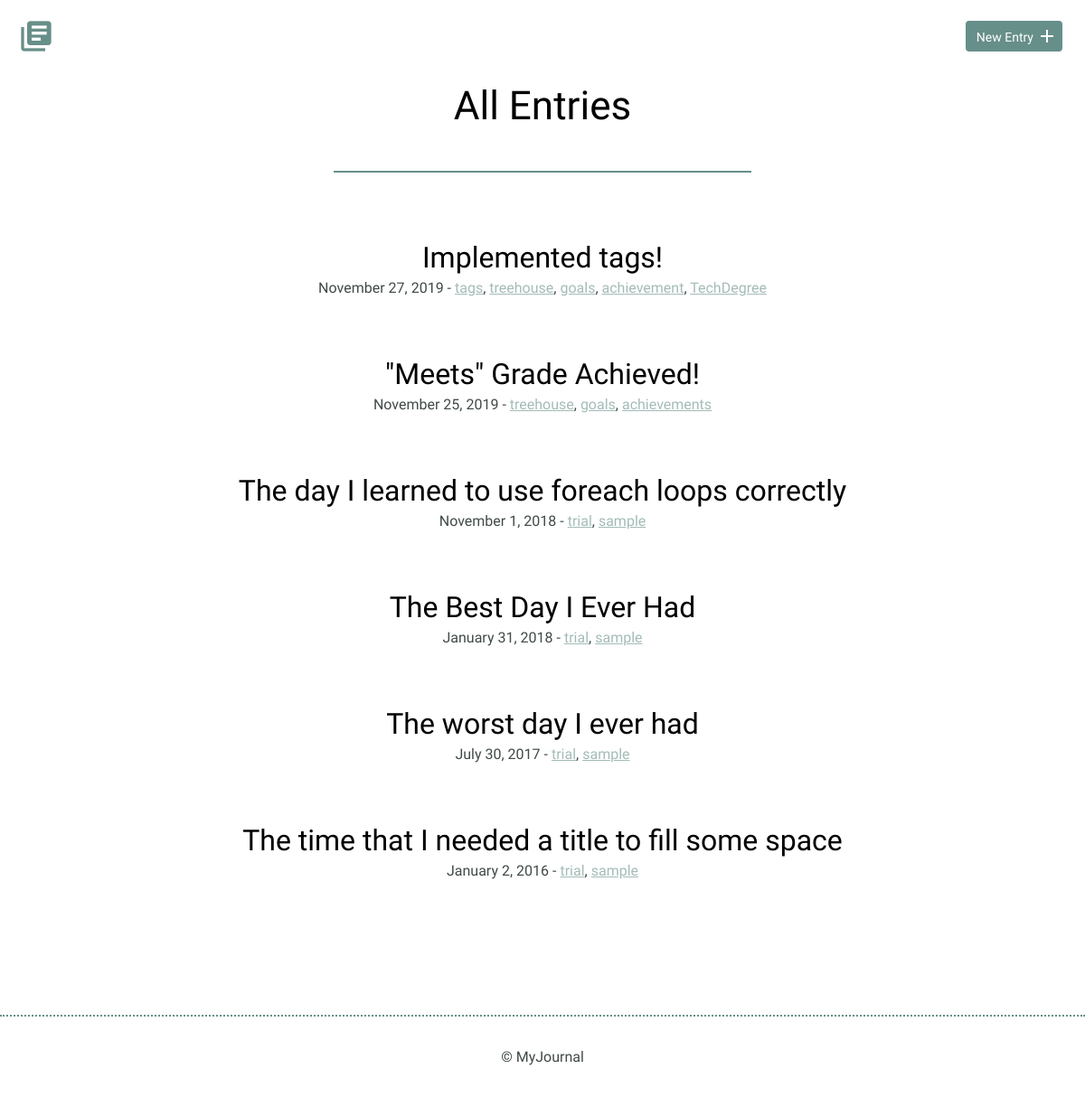
Before: / with the older database file.
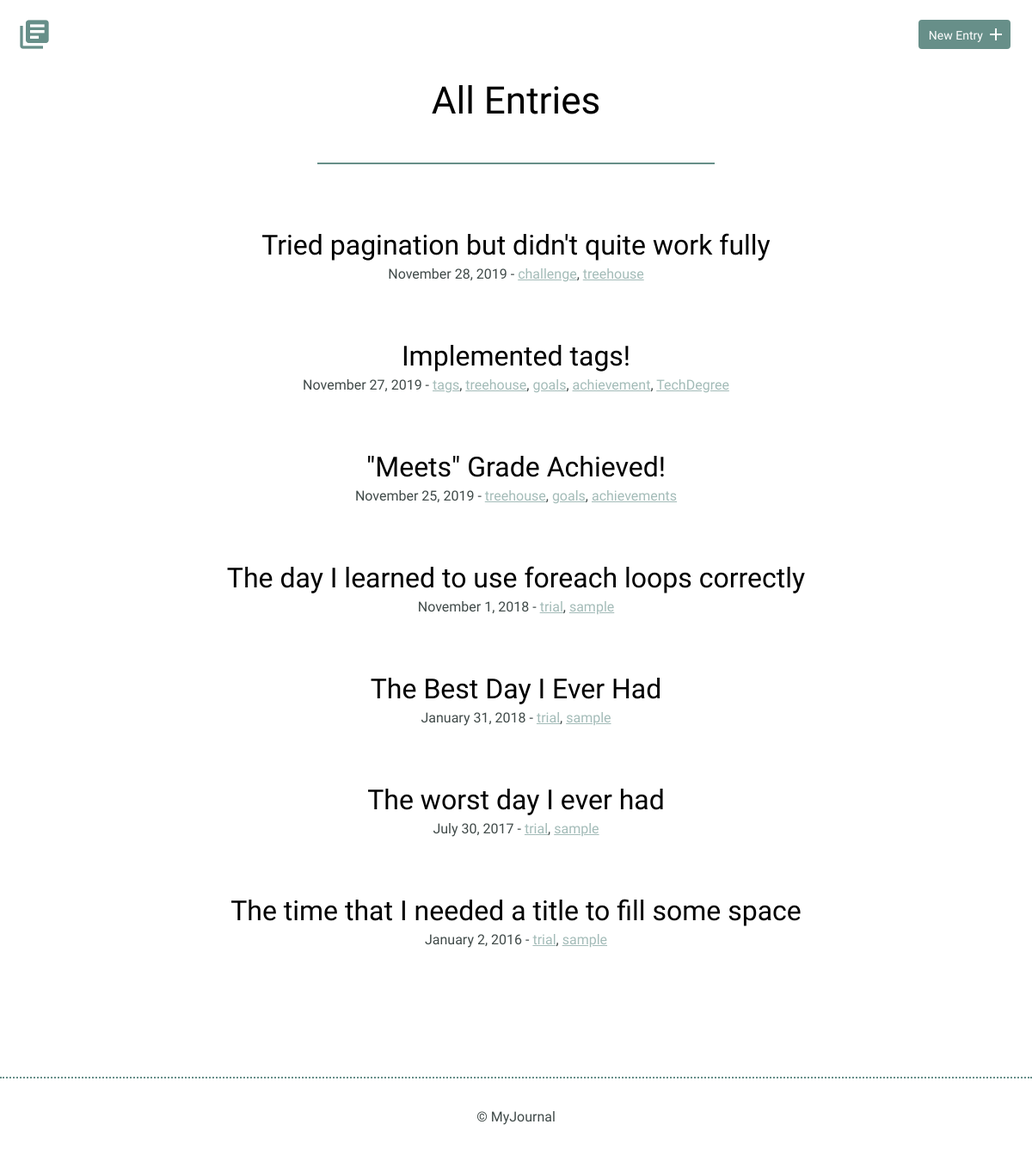
After: the same page with the newer database file.
### tables this page shows
CREATE TABLE "entries" (
	"id"	INTEGER,
	"title"	TEXT,
	"date"	TEXT,
	"time_spent"	INTEGER,
	"learned"	BLOB,
	"resources"	BLOB,
	"tags"	BLOB,
	PRIMARY KEY("id")
);

### inc/functions.php (called while the page is built, shortened)
<?php
function get_entries_list($tag=null){
  include("connection.php");
  try {
    $sql = "SELECT * FROM entries";
    $sql .= " ORDER BY date DESC";
    $results = $db->prepare($sql);
    $results->execute();
    $entries = $results->fetchAll(PDO::FETCH_ASSOC);
    return $entries;
  } catch (Exception $e){
    return array();
  }
}
function get_tags($entry){
  $tags = [];
  $raw_tags = $entry['tags'];
  $exploded_tags = explode(',',$raw_tags);
  foreach ($exploded_tags as $exploded_tag){
    $tags[] = trim($exploded_tag);
  }
  return $tags;
}

### index.php (the view, shortened to what this page needs)
<?php
require_once('./inc/connection.php');
include('./inc/functions.php');
$tag=null;
$pageTitle="All Entries";
include('./inc/header.php');
?>
<section>
  <div class="container">
    <h1><?= $pageTitle; ?></h1>
    <hr />
    <div class="entry-list">
      <?php
      foreach(get_entries_list($tag) as $entry) {
      $vardate = explode('-',$entry['date']);
      $year = intval($vardate[0]);
      $month = date('F',mktime(0,0,0,intval($vardate[1])));
      $date = intval($vardate[2]);
      $tags = get_tags($entry);
      ?>
      <article>
        <h2><a href="detail.php?id=<?= $entry['id']; ?>"><?= $entry['title']; ?></a></h2>
        <time datetime="<?= $entry['date'] ?>"><?= $month; ?> <?= $date ?>, <?= $year; ?></time>
        -
        <span>
          <?php
          $tags_output = [];
          foreach($tags as $tag){
            $tags_output[] = "<a href='index.php?tag=$tag'>$tag</a>";
          }
          echo implode(", ",$tags_output);
          ?>
        </span>
      </article>
      <?php } ?>
    </div>
  </div>
</section>
<?php
include('./inc/footer.php');
?>

Changed rows visible on the page:
added entries: title "Tried pagination but didn't quite work fully", date "November", date "28", date "2019", tag "challenge treehouse", tags_output ","
